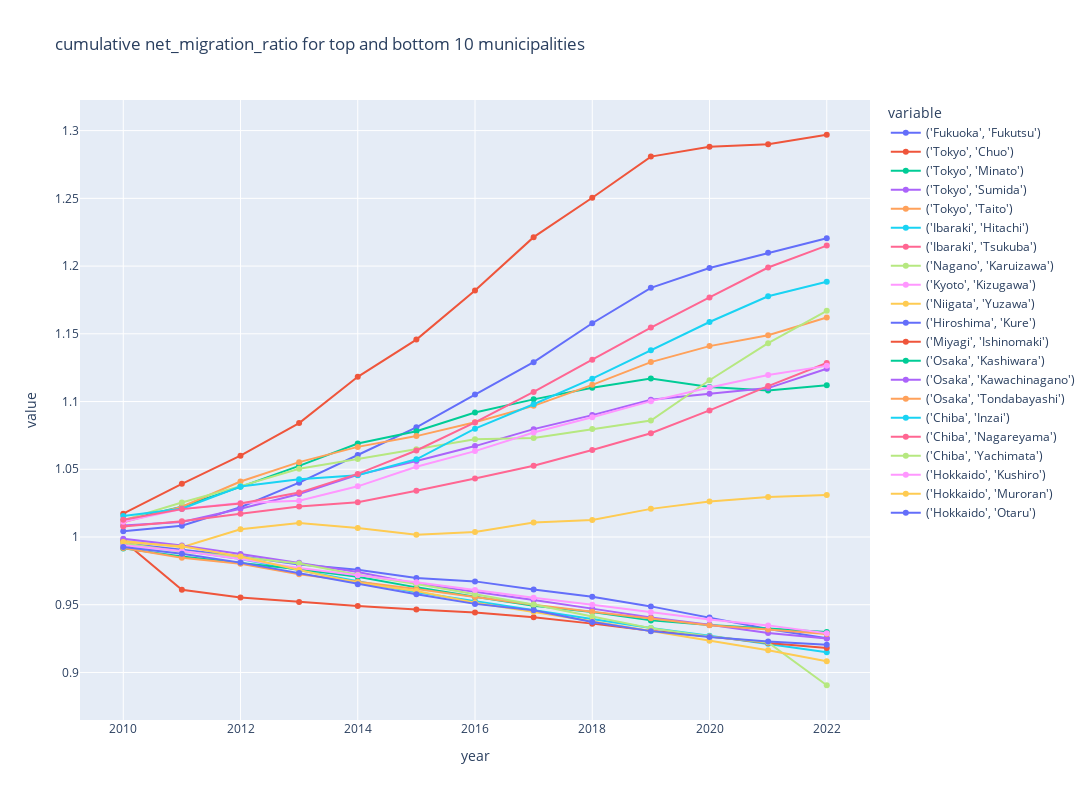

Notebook code for this chart:
### Code cell
plot_time_series(
    factor_growth_df.copy(),
    "factor_growth",
    group_by_columns,
    granularity_columns,
    f"cumulative {factor_column} for top and bottom {return_n} municipalities",
    # visible="legendonly",
)

### Figure 1 — Plotly figure (JSON) as saved in the notebook; plotly's stock layout.template omitted (floating-point values rounded to 4 significant figures)
{"data": [{"hovertemplate": "variable=('Fukuoka', 'Fukutsu')<br>year=%{x}<br>value=%{y}<extra></extra>", "legendgroup": "('Fukuoka', 'Fukutsu')", "line": {"color": "#636efa", "dash": "solid"}, "marker": {"symbol": "circle"}, "mode": "lines+markers", "name": "('Fukuoka', 'Fukutsu')", "orientation": "v", "showlegend": true, "type": "scatter", "x": [2010, 2011, 2012, 2013, 2014, 2015, 2016, 2017, 2018, 2019, 2020, 2021, 2022], "xaxis": "x", "y": [1.004, 1.008, 1.022, 1.04, 1.061, 1.081, 1.105, 1.129, 1.158, 1.184, 1.199, 1.21, 1.22], "yaxis": "y"}, {"hovertemplate": "variable=('Tokyo', 'Chuo')<br>year=%{x}<br>value=%{y}<extra></extra>", "legendgroup": "('Tokyo', 'Chuo')", "line": {"color": "#EF553B", "dash": "solid"}, "marker": {"symbol": "circle"}, "mode": "lines+markers", "name": "('Tokyo', 'Chuo')", "orientation": "v", "showlegend": true, "type": "scatter", "x": [2010, 2011, 2012, 2013, 2014, 2015, 2016, 2017, 2018, 2019, 2020, 2021, 2022], "xaxis": "x", "y": [1.017, 1.039, 1.06, 1.084, 1.118, 1.146, 1.182, 1.221, 1.25, 1.281, 1.288, 1.29, 1.297], "yaxis": "y"}, {"hovertemplate": "variable=('Tokyo', 'Minato')<br>year=%{x}<br>value=%{y}<extra></extra>", "legendgroup": "('Tokyo', 'Minato')", "line": {"color": "#00cc96", "dash": "solid"}, "marker": {"symbol": "circle"}, "mode": "lines+markers", "name": "('Tokyo', 'Minato')", "orientation": "v", "showlegend": true, "type": "scatter", "x": [2010, 2011, 2012, 2013, 2014, 2015, 2016, 2017, 2018, 2019, 2020, 2021, 2022], "xaxis": "x", "y": [1.012, 1.022, 1.037, 1.053, 1.069, 1.078, 1.092, 1.102, 1.11, 1.117, 1.111, 1.108, 1.112], "yaxis": "y"}, {"hovertemplate": "variable=('Tokyo', 'Sumida')<br>year=%{x}<br>value=%{y}<extra></extra>", "legendgroup": "('Tokyo', 'Sumida')", "line": {"color": "#ab63fa", "dash": "solid"}, "marker": {"symbol": "circle"}, "mode": "lines+markers", "name": "('Tokyo', 'Sumida')", "orientation": "v", "showlegend": true, "type": "scatter", "x": [2010, 2011, 2012, 2013, 2014, 2015, 2016, 2017, 2018, 2019, 2020, 2021, 2022], "xaxis": "x", "y": [1.008, 1.011, 1.021, 1.032, 1.046, 1.056, 1.067, 1.08, 1.09, 1.101, 1.106, 1.11, 1.124], "yaxis": "y"}, {"hovertemplate": "variable=('Tokyo', 'Taito')<br>year=%{x}<br>value=%{y}<extra></extra>", "legendgroup": "('Tokyo', 'Taito')", "line": {"color": "#FFA15A", "dash": "solid"}, "marker": {"symbol": "circle"}, "mode": "lines+markers", "name": "('Tokyo', 'Taito')", "orientation": "v", "showlegend": true, "type": "scatter", "x": [2010, 2011, 2012, 2013, 2014, 2015, 2016, 2017, 2018, 2019, 2020, 2021, 2022], "xaxis": "x", "y": [1.011, 1.022, 1.041, 1.055, 1.067, 1.074, 1.085, 1.097, 1.112, 1.129, 1.141, 1.149, 1.162], "yaxis": "y"}, {"hovertemplate": "variable=('Ibaraki', 'Hitachi')<br>year=%{x}<br>value=%{y}<extra></extra>", "legendgroup": "('Ibaraki', 'Hitachi')", "line": {"color": "#19d3f3", "dash": "solid"}, "marker": {"symbol": "circle"}, "mode": "lines+markers", "name": "('Ibaraki', 'Hitachi')", "orientation": "v", "showlegend": true, "type": "scatter", "x": [2010, 2011, 2012, 2013, 2014, 2015, 2016, 2017, 2018, 2019, 2020, 2021, 2022], "xaxis": "x", "y": [0.9947, 0.99, 0.9837, 0.9758, 0.9673, 0.9593, 0.9526, 0.9461, 0.9394, 0.9327, 0.9271, 0.9212, 0.9149], "yaxis": "y"}, {"hovertemplate": "variable=('Ibaraki', 'Tsukuba')<br>year=%{x}<br>value=%{y}<extra></extra>", "legendgroup": "('Ibaraki', 'Tsukuba')", "line": {"color": "#FF6692", "dash": "solid"}, "marker": {"symbol": "circle"}, "mode": "lines+markers", "name": "('Ibaraki', 'Tsukuba')", "orientation": "v", "showlegend": true, "type": "scatter", "x": [2010, 2011, 2012, 2013, 2014, 2015, 2016, 2017, 2018, 2019, 2020, 2021, 2022], "xaxis": "x", "y": [1.008, 1.012, 1.017, 1.022, 1.026, 1.034, 1.043, 1.053, 1.064, 1.077, 1.093, 1.111, 1.128], "yaxis": "y"}, {"hovertemplate": "variable=('Nagano', 'Karuizawa')<br>year=%{x}<br>value=%{y}<extra></extra>", "legendgroup": "('Nagano', 'Karuizawa')", "line": {"color": "#B6E880", "dash": "solid"}, "marker": {"symbol": "circle"}, "mode": "lines+markers", "name": "('Nagano', 'Karuizawa')", "orientation": "v", "showlegend": true, "type": "scatter", "x": [2010, 2011, 2012, 2013, 2014, 2015, 2016, 2017, 2018, 2019, 2020, 2021, 2022], "xaxis": "x", "y": [1.012, 1.025, 1.038, 1.05, 1.058, 1.065, 1.072, 1.073, 1.08, 1.086, 1.116, 1.143, 1.167], "yaxis": "y"}, {"hovertemplate": "variable=('Kyoto', 'Kizugawa')<br>year=%{x}<br>value=%{y}<extra></extra>", "legendgroup": "('Kyoto', 'Kizugawa')", "line": {"color": "#FF97FF", "dash": "solid"}, "marker": {"symbol": "circle"}, "mode": "lines+markers", "name": "('Kyoto', 'Kizugawa')", "orientation": "v", "showlegend": true, "type": "scatter", "x": [2010, 2011, 2012, 2013, 2014, 2015, 2016, 2017, 2018, 2019, 2020, 2021, 2022], "xaxis": "x", "y": [1.011, 1.021, 1.025, 1.027, 1.037, 1.052, 1.063, 1.077, 1.088, 1.1, 1.11, 1.12, 1.126], "yaxis": "y"}, {"hovertemplate": "variable=('Niigata', 'Yuzawa')<br>year=%{x}<br>value=%{y}<extra></extra>", "legendgroup": "('Niigata', 'Yuzawa')", "line": {"color": "#FECB52", "dash": "solid"}, "marker": {"symbol": "circle"}, "mode": "lines+markers", "name": "('Niigata', 'Yuzawa')", "orientation": "v", "showlegend": true, "type": "scatter", "x": [2010, 2011, 2012, 2013, 2014, 2015, 2016, 2017, 2018, 2019, 2020, 2021, 2022], "xaxis": "x", "y": [0.9972, 0.9925, 1.006, 1.01, 1.007, 1.002, 1.004, 1.011, 1.012, 1.021, 1.026, 1.029, 1.031], "yaxis": "y"}, {"hovertemplate": "variable=('Hiroshima', 'Kure')<br>year=%{x}<br>value=%{y}<extra></extra>", "legendgroup": "('Hiroshima', 'Kure')", "line": {"color": "#636efa", "dash": "solid"}, "marker": {"symbol": "circle"}, "mode": "lines+markers", "name": "('Hiroshima', 'Kure')", "orientation": "v", "showlegend": true, "type": "scatter", "x": [2010, 2011, 2012, 2013, 2014, 2015, 2016, 2017, 2018, 2019, 2020, 2021, 2022], "xaxis": "x", "y": [0.9954, 0.9904, 0.9858, 0.9798, 0.9758, 0.9698, 0.9672, 0.9612, 0.9558, 0.9488, 0.9405, 0.9321, 0.9253], "yaxis": "y"}, {"hovertemplate": "variable=('Miyagi', 'Ishinomaki')<br>year=%{x}<br>value=%{y}<extra></extra>", "legendgroup": "('Miyagi', 'Ishinomaki')", "line": {"color": "#EF553B", "dash": "solid"}, "marker": {"symbol": "circle"}, "mode": "lines+markers", "name": "('Miyagi', 'Ishinomaki')", "orientation": "v", "showlegend": true, "type": "scatter", "x": [2010, 2011, 2012, 2013, 2014, 2015, 2016, 2017, 2018, 2019, 2020, 2021, 2022], "xaxis": "x", "y": [0.9972, 0.961, 0.9553, 0.9519, 0.9491, 0.9465, 0.9443, 0.9408, 0.936, 0.9307, 0.9265, 0.9217, 0.918], "yaxis": "y"}, {"hovertemplate": "variable=('Osaka', 'Kashiwara')<br>year=%{x}<br>value=%{y}<extra></extra>", "legendgroup": "('Osaka', 'Kashiwara')", "line": {"color": "#00cc96", "dash": "solid"}, "marker": {"symbol": "circle"}, "mode": "lines+markers", "name": "('Osaka', 'Kashiwara')", "orientation": "v", "showlegend": true, "type": "scatter", "x": [2010, 2011, 2012, 2013, 2014, 2015, 2016, 2017, 2018, 2019, 2020, 2021, 2022], "xaxis": "x", "y": [0.9916, 0.9857, 0.9808, 0.9762, 0.9707, 0.9628, 0.956, 0.9493, 0.9446, 0.9384, 0.9351, 0.9322, 0.9299], "yaxis": "y"}, {"hovertemplate": "variable=('Osaka', 'Kawachinagano')<br>year=%{x}<br>value=%{y}<extra></extra>", "legendgroup": "('Osaka', 'Kawachinagano')", "line": {"color": "#ab63fa", "dash": "solid"}, "marker": {"symbol": "circle"}, "mode": "lines+markers", "name": "('Osaka', 'Kawachinagano')", "orientation": "v", "showlegend": true, "type": "scatter", "x": [2010, 2011, 2012, 2013, 2014, 2015, 2016, 2017, 2018, 2019, 2020, 2021, 2022], "xaxis": "x", "y": [0.9987, 0.9937, 0.9875, 0.981, 0.9741, 0.9656, 0.9597, 0.9536, 0.9471, 0.9406, 0.9352, 0.9292, 0.925], "yaxis": "y"}, {"hovertemplate": "variable=('Osaka', 'Tondabayashi')<br>year=%{x}<br>value=%{y}<extra></extra>", "legendgroup": "('Osaka', 'Tondabayashi')", "line": {"color": "#FFA15A", "dash": "solid"}, "marker": {"symbol": "circle"}, "mode": "lines+markers", "name": "('Osaka', 'Tondabayashi')", "orientation": "v", "showlegend": true, "type": "scatter", "x": [2010, 2011, 2012, 2013, 2014, 2015, 2016, 2017, 2018, 2019, 2020, 2021, 2022], "xaxis": "x", "y": [0.9919, 0.9846, 0.9802, 0.9726, 0.9669, 0.9616, 0.9558, 0.95, 0.9449, 0.94, 0.9349, 0.9318, 0.9283], "yaxis": "y"}, {"hovertemplate": "variable=('Chiba', 'Inzai')<br>year=%{x}<br>value=%{y}<extra></extra>", "legendgroup": "('Chiba', 'Inzai')", "line": {"color": "#19d3f3", "dash": "solid"}, "marker": {"symbol": "circle"}, "mode": "lines+markers", "name": "('Chiba', 'Inzai')", "orientation": "v", "showlegend": true, "type": "scatter", "x": [2010, 2011, 2012, 2013, 2014, 2015, 2016, 2017, 2018, 2019, 2020, 2021, 2022], "xaxis": "x", "y": [1.016, 1.021, 1.037, 1.043, 1.046, 1.057, 1.08, 1.098, 1.117, 1.138, 1.159, 1.178, 1.188], "yaxis": "y"}, {"hovertemplate": "variable=('Chiba', 'Nagareyama')<br>year=%{x}<br>value=%{y}<extra></extra>", "legendgroup": "('Chiba', 'Nagareyama')", "line": {"color": "#FF6692", "dash": "solid"}, "marker": {"symbol": "circle"}, "mode": "lines+markers", "name": "('Chiba', 'Nagareyama')", "orientation": "v", "showlegend": true, "type": "scatter", "x": [2010, 2011, 2012, 2013, 2014, 2015, 2016, 2017, 2018, 2019, 2020, 2021, 2022], "xaxis": "x", "y": [1.013, 1.021, 1.025, 1.033, 1.047, 1.064, 1.085, 1.107, 1.131, 1.155, 1.177, 1.199, 1.215], "yaxis": "y"}, {"hovertemplate": "variable=('Chiba', 'Yachimata')<br>year=%{x}<br>value=%{y}<extra></extra>", "legendgroup": "('Chiba', 'Yachimata')", "line": {"color": "#B6E880", "dash": "solid"}, "marker": {"symbol": "circle"}, "mode": "lines+markers", "name": "('Chiba', 'Yachimata')", "orientation": "v", "showlegend": true, "type": "scatter", "x": [2010, 2011, 2012, 2013, 2014, 2015, 2016, 2017, 2018, 2019, 2020, 2021, 2022], "xaxis": "x", "y": [0.9953, 0.9892, 0.9852, 0.9804, 0.9721, 0.9652, 0.9577, 0.9501, 0.9413, 0.9327, 0.9265, 0.9221, 0.8906], "yaxis": "y"}, {"hovertemplate": "variable=('Hokkaido', 'Kushiro')<br>year=%{x}<br>value=%{y}<extra></extra>", "legendgroup": "('Hokkaido', 'Kushiro')", "line": {"color": "#FF97FF", "dash": "solid"}, "marker": {"symbol": "circle"}, "mode": "lines+markers", "name": "('Hokkaido', 'Kushiro')", "orientation": "v", "showlegend": true, "type": "scatter", "x": [2010, 2011, 2012, 2013, 2014, 2015, 2016, 2017, 2018, 2019, 2020, 2021, 2022], "xaxis": "x", "y": [0.9939, 0.9896, 0.9837, 0.9771, 0.9717, 0.9667, 0.9609, 0.9551, 0.9501, 0.9444, 0.939, 0.9348, 0.929], "yaxis": "y"}, {"hovertemplate": "variable=('Hokkaido', 'Muroran')<br>year=%{x}<br>value=%{y}<extra></extra>", "legendgroup": "('Hokkaido', 'Muroran')", "line": {"color": "#FECB52", "dash": "solid"}, "marker": {"symbol": "circle"}, "mode": "lines+markers", "name": "('Hokkaido', 'Muroran')", "orientation": "v", "showlegend": true, "type": "scatter", "x": [2010, 2011, 2012, 2013, 2014, 2015, 2016, 2017, 2018, 2019, 2020, 2021, 2022], "xaxis": "x", "y": [0.9964, 0.9932, 0.9857, 0.9756, 0.9662, 0.9601, 0.9514, 0.9447, 0.9377, 0.9306, 0.9234, 0.9164, 0.9082], "yaxis": "y"}, {"hovertemplate": "variable=('Hokkaido', 'Otaru')<br>year=%{x}<br>value=%{y}<extra></extra>", "legendgroup": "('Hokkaido', 'Otaru')", "line": {"color": "#636efa", "dash": "solid"}, "marker": {"symbol": "circle"}, "mode": "lines+markers", "name": "('Hokkaido', 'Otaru')", "orientation": "v", "showlegend": true, "type": "scatter", "x": [2010, 2011, 2012, 2013, 2014, 2015, 2016, 2017, 2018, 2019, 2020, 2021, 2022], "xaxis": "x", "y": [0.9926, 0.9877, 0.9811, 0.9734, 0.9651, 0.9577, 0.9506, 0.9459, 0.9372, 0.9305, 0.9262, 0.9229, 0.9205], "yaxis": "y"}], "layout": {"autosize": false, "height": 800, "hovermode": "closest", "legend": {"title": {"text": "variable"}, "tracegroupgap": 0}, "title": {"text": "cumulative net_migration_ratio for top and bottom 10 municipalities"}, "width": 1600, "xaxis": {"anchor": "y", "domain": [0, 1], "title": {"text": "year"}}, "yaxis": {"anchor": "x", "domain": [0, 1], "title": {"text": "value"}}}}
